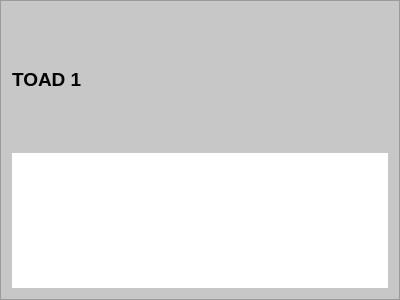
<?xml version="1.0" encoding="UTF-8"?>
<ui version="4.0">
 <class>toad_frame_1</class>
 <widget class="QFrame" name="toad_frame_1">
  <property name="geometry">
   <rect>
    <x>0</x>
    <y>0</y>
    <width>400</width>
    <height>300</height>
   </rect>
  </property>
  <property name="windowTitle">
   <string>Frame</string>
  </property>
  <property name="styleSheet">
   <string notr="true">background-color: rgb(199, 199, 199);</string>
  </property>
  <property name="frameShape">
   <enum>QFrame::StyledPanel</enum>
  </property>
  <property name="frameShadow">
   <enum>QFrame::Raised</enum>
  </property>
  <layout class="QVBoxLayout" name="verticalLayout">
   <item>
    <widget class="QLabel" name="label">
     <property name="font">
      <font>
       <pointsize>14</pointsize>
       <weight>75</weight>
       <bold>true</bold>
      </font>
     </property>
     <property name="text">
      <string>TOAD 1</string>
     </property>
    </widget>
   </item>
   <item>
    <widget class="toad_frame" name="widget">
     <property name="autoFillBackground">
      <bool>false</bool>
     </property>
     <property name="styleSheet">
      <string notr="true">background-color: rgb(255, 255, 255);</string>
     </property>
    </widget>
   </item>
  </layout>
 </widget>
 <customwidgets>
  <customwidget>
   <class>toad_frame</class>
   <extends>QFrame</extends>
   <header>toad_frame</header>
   <container>1</container>
  </customwidget>
 </customwidgets>
 <resources/>
 <connections/>
</ui>
